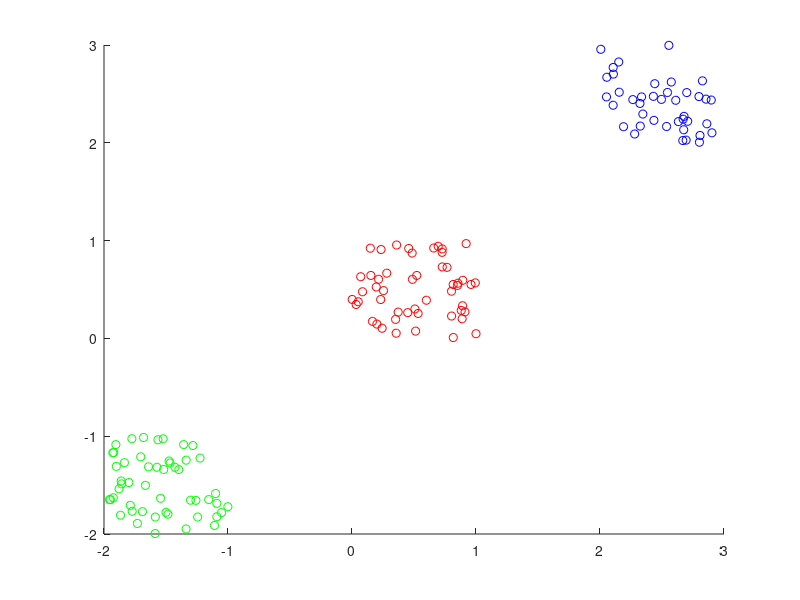
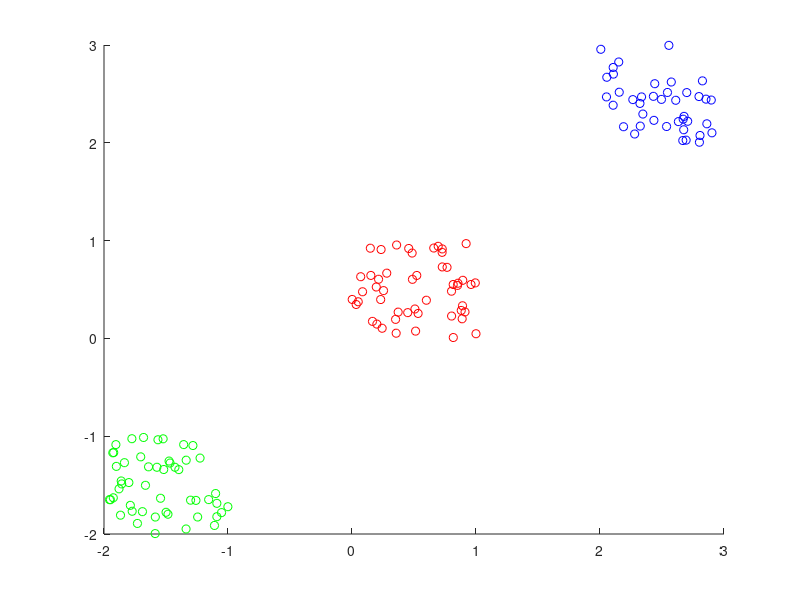

These charts were generated, in order, by the following MATLAB code: (Note: this script raises an error after producing the figures.)
# Generate data

close all; clear all; clc
addpath('pattern')

class1 = rand(2, 50);
class2 = rand(2, 40) + 2;
class3 = rand(2, 50) - 2;
dataY = [ones(1,50), 2 * ones(1,40), 3 * ones(1, 50)];
dataX = [class1, class2, class3];
colors = ['r', 'b', 'g'];

figure; hold on;
for i=1:length(colors)
    ind = find(dataY == i);
    plot(dataX(1,ind), dataX(2,ind), strcat('o', colors(i) ))
end
hold off;


# Sort examples

[~, ind] = sort(rand(1, size(dataX, 2)));

X = dataX(:, ind);
y = dataY(:, ind);

figure; hold on;
for i=1:length(colors)
    ind = find(y == i);
    plot(X(1,ind), X(2,ind), strcat('o', colors(i) ))
end
hold off;

# Trainning

radius = 1;
[class, centers] = adaptativeMethod(X, radius);

# Evaluation

colors = ['b', 'g', 'c', 'r', 'm', 'y', 'k', 'w'];
colors = [ colors, colors, colors];

figure; hold on;
for i=1:length(centers)
    ind = find(class == centers(i));
    plot(X(1,ind), X(2,ind), strcat('o', colors(i) ))
end
hold off;

% Recalculate protoypes as Centroids

ind = find(class == centers(i));

for i=1:length(centers)
ind = find(class == centers(i));
centroids(:, i) = meanpat(X(:, ind));
end

for i=1:length(centroids)
    d(i,:) = d_euclid(X,centroids(:,i));
end

[~,yest]=min(d);

figure,
hold on;
for i=1:length(centers)
    ind = find(yest == i);
    plot(X(1,ind), X(2,ind), strcat('o', colors(i) ))
end
hold off;
